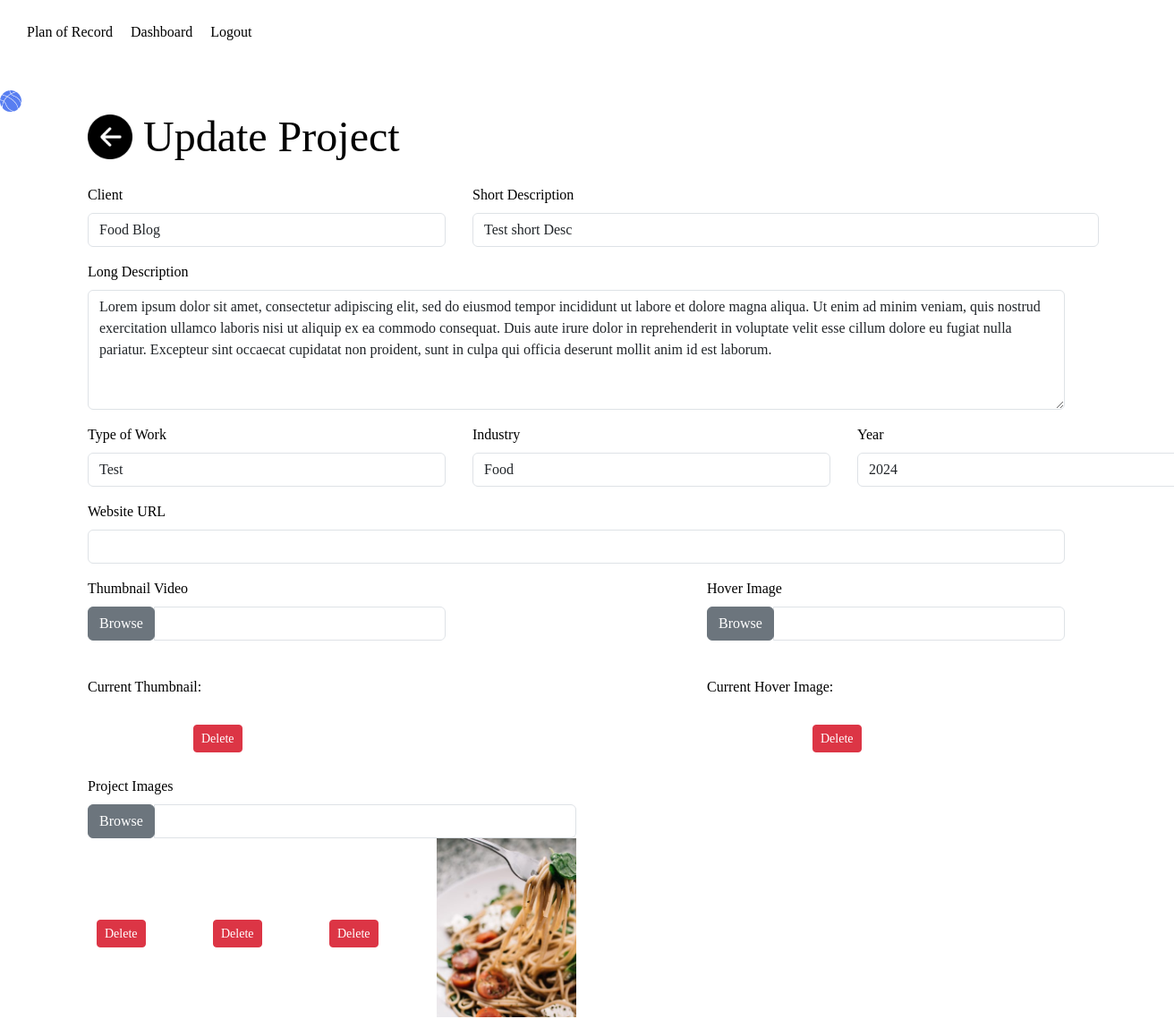
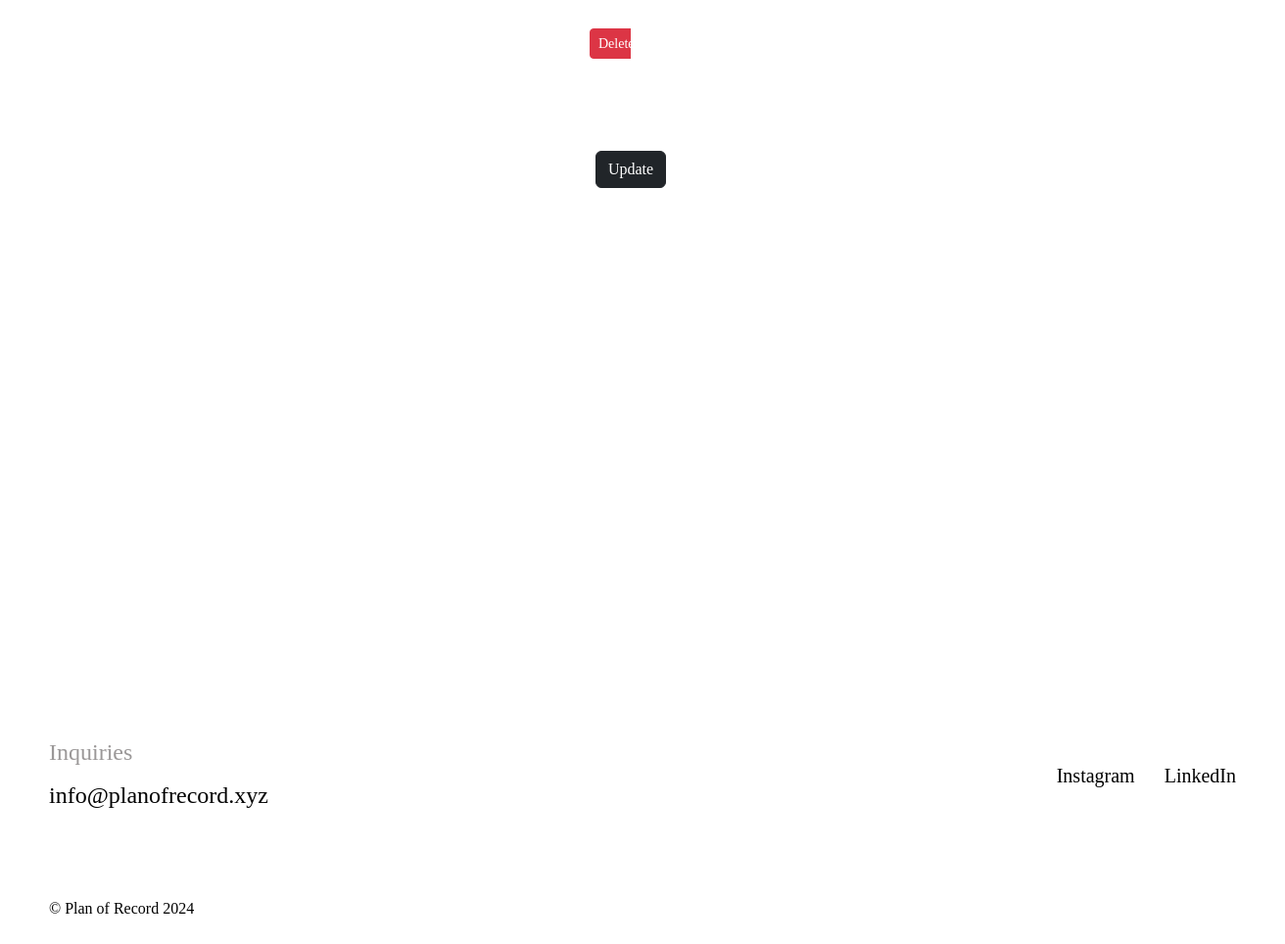
The app's page /admin/updateProject.php?project_id=39 (signed in) with its own data (2 pictures, top to bottom).
### tables this page shows
CREATE TABLE `projects` (
  `project_id` int(11) NOT NULL,
  `client` varchar(100) NOT NULL,
  `description_short` varchar(200) NOT NULL,
  `description_long` varchar(1000) NOT NULL,
  `type_of_work` varchar(200) NOT NULL,
  `industry` varchar(200) NOT NULL,
  `year` int(11) NOT NULL,
  `url` varchar(200) DEFAULT NULL,
  `addedtime` datetime NOT NULL DEFAULT CURRENT_TIMESTAMP,
  `descriptionBlock` varchar(1000) DEFAULT NULL
);

CREATE TABLE `images` (
  `image_id` int(11) NOT NULL,
  `project_id` int(11) NOT NULL,
  `image_url` varchar(200) NOT NULL,
  `type` varchar(100) NOT NULL,
  `alt_text` varchar(200) NOT NULL
);

### admin/updateProject.php (the view, shortened to what this page needs)
<?php
$project_id = $_GET['project_id'];
include ("../includes/connect.php");
$query = "SELECT * FROM projects WHERE project_id = '$project_id'";
$project = mysqli_query($connect, $query);
$result = $project->fetch_assoc();
$query_thumb ="SELECT * FROM images WHERE project_id = '$project_id' AND type='Thumbnail'";
$thumbnail1 = mysqli_query($connect, $query_thumb);
$thumbnail = $thumbnail1->fetch_assoc();
$query_hover ="SELECT * FROM images WHERE project_id = '$project_id' AND type='Hover_image'";
$hover1 = mysqli_query($connect, $query_hover);
$hover = $hover1->fetch_assoc();
$query_image ="SELECT * FROM images WHERE project_id = '$project_id' AND type='Project-image'";
$PImage = mysqli_query($connect, $query_image);
$projectImages = [];
while ($image = $PImage->fetch_assoc()) {
    $projectImages[] = $image;
}
?>
<!DOCTYPE html>
<html lang="en">
<head>
    <link rel="stylesheet" href="https://cdn.jsdelivr.net/npm/bootstrap@5.3.2/dist/css/bootstrap.min.css">
    <link rel="stylesheet" href="../css/style.css">
    <link rel="stylesheet" href="../css/projectstyle.css">
</head>
<?php
include ('../reusable/adminNav.php');
?>
<body>
<div class="basketball desktop-only"><img src="../assets/cursor.png" alt="" width="24px"></div>
    <div class="updateProject">
        <div class="container">
            <div class="row">
                <div class="col heading">
                    <a href="project.php?project_id=<?php echo $project_id; ?>"><img src="../icons/back.png" alt="back-button" width="50px"></a>
                    <h1 class="display-5 mt-4 mb-4">Update Project</h1>
                </div>
                <form action="../admin/Update.php" method="POST" enctype="multipart/form-data">
                    <div class="form-row">
                        <div class="mb-3">
                            <label for="client" class="form-label">Client</label>
                            <input style="width:400px;" type="text" class="form-control" id="client" name="client" value="<?php echo $result['client']; ?>" required>
                        </div>
                        <div class="mb-3">
                            <label for="description_short" class="form-label">Short Description</label>
                            <input style="width:700px;" type="text" class="form-control" id="description_short" name="description_short" value="<?php echo $result['description_short']; ?>" required>
                        </div>
                    </div>
                    <div class="mb-3">
                        <label for="description_long" class="form-label">Long Description</label>
                        <textarea type="text" class="form-control" id="description_long" name="description_long" rows="5" required><?php echo htmlspecialchars($result['description_long']); ?></textarea>
                    </div>
                    <div class="form-row">
                        <div class="mb-3">
                            <label for="type_of_work" class="form-label">Type of Work</label>
                            <input style="width:400px;" type="text" class="form-control" id="type_of_work" name="type_of_work" value="<?php echo $result['type_of_work']; ?>" required>
                        </div>
                        <div class="mb-3">
                            <label for="industry" class="form-label">Industry</label>
                            <input style="width:400px;" type="text" class="form-control" id="industry" name="industry" value="<?php echo $result['industry']; ?>" required>
                        </div>
                        <div class="mb-3">
                            <label for="year" class="form-label">Year</label>
                            <input style="width:400px;" type="text" class="form-control" id="year" name="year" value="<?php echo $result['year']; ?>" required>
                        </div>
                    </div>
                    <div class="mb-3">
                        <label for="url" class="form-label">Website URL</label>
                        <input type="text" class="form-control" id="url" name="url" value="<?php echo $result['url']; ?>">
                    </div>
                    <div class="form-row">
                        <div class="mb-3">
                            <label for="Thumbnail" class="form-label">Thumbnail Video</label>
                            <div class="thumbnail-container">
                                <div class="col-md-6">
                                    <div class="form-group">
                                        <div class="input-group" style="width:400px;">
                                            <span class="input-group-btn">
                                                <span class="btn btn-secondary btn-file">
                                                    Browse <input type="file" id="Thumbnail" name="Thumbnail" accept=".png, .jpg, .jpeg, .mp4">
                                                </span>
                                            </span>
                                            <input type="text" class="form-control" readonly>
                                        </div>
                                        <div class="currentImage">
                                            <?php if ($thumbnail): ?>
                                                Current Thumbnail:
                                                <video src="<?php echo "../uploads/" . $thumbnail['image_url']; ?>" width="100px" alt=""></video>
                                                <button type="button" class="btn btn-danger btn-sm del-btn" onclick="deleteImage(this, '<?php echo $thumbnail['image_id']; ?>', '<?php echo $thumbnail['image_url']; ?>')">Delete</button>
                                            <?php endif; ?>
                                        </div>
                                    </div>
                                </div>
                            </div>
                        </div>
                        <div class="mb-3">
                            <label for="Hover_image" class="form-label">Hover Image</label>
                            <div class="hover-container">
                                <div class="col-md-6">
                                    <div class="form-group">
                                        <div class="input-group" style="width:400px;">
                                            <span class="input-group-btn">
                                                <span class="btn btn-secondary btn-file">
                                                    Browse <input type="file" id="Hover_image" name="Hover_image" accept=".png, .jpg, .jpeg, .mp4">
                                                </span>
                                            </span>
                                            <input type="text" name="Hover_image" class="form-control" readonly>
                                        </div>
                                        <div class="currentImage">
                                            <?php if ($hover): ?>
                                                Current Hover Image:
                                                <video src="<?php echo "../uploads/" . $hover['image_url']; ?>" width="100px" alt=""></video>
                                                <button type="button" class="btn btn-danger btn-sm del-btn" onclick="deleteImage(this, '<?php echo $hover['image_id']; ?>', '<?php echo $hover['image_url']; ?>')">Delete</button>
                                            <?php endif; ?>
                                        </div>
                                    </div>
                                </div>
                            </div>
                        </div>
                    </div>
                    <div class="mb-5">
                        <label for="Project-image" class="form-label">Project Images</label>
                        <div class="project-container">
                            <div class="col-md-6">
                                <div class="form-group">
                                    <div class="input-group">
                                        <span class="input-group-btn">
                                            <span class="btn btn-secondary btn-file">
                                                Browse <input type="file" id="Project-image" name="Project-image[]" multiple accept=".png, .jpg, .jpeg, .mp4">
                                            </span>
                                        </span>
                                        <input type="text" class="form-control" name="Project-image" id="file-names" readonly>
                                    </div>
                                    <div class="currentImages" style="display:flex;gap:30px">
                                        <?php foreach ($projectImages as $projectImage): ?>
                                            <div class="currentImage">
                                                <img class="pImage" src="<?php echo "../uploads/" . $projectImage['image_url']; ?>" height="200px" alt="">
                                                <video src="<?php echo "../uploads/" . $projectImage['image_url']; ?>" width="100px" alt=""></video>
                                                <button type="button" class="btn btn-danger btn-sm del-btn" onclick="deleteImage(this, '<?php echo $projectImage['image_id']; ?>', '<?php echo $projectImage['image_url']; ?>')">Delete</button>
                                            </div>
                                        <?php endforeach; ?>
                                    </div>
                                </div>
                            </div>
                        </div>
                    </div>
                    <div class="mb-3 col text-center">
                        <button type="submit" class="btn btn-dark" name="update">Update</button>
                    </div>
                </form>
            </div>
        </div>
    </div>
    <div>
        <?php include('../reusable/footer.php');?>
    </div>
</body>
</html>

### css/style.css (style rules this page uses)
:root { --header-font: 'Supreme'; --main-font: 'NeueHaas55'; --regular-font-size: 16px; --regular-line-height: 21px; --menu-line-height: 12.8px; --footer-font-size: 14px; --footer-line-height: 14px; --main-font-size: 48px; --main-font-weight: 400; --main-line-height: 43px; --main-letter-spacing: -0.04em; --main-font-size-2: 38px; --main-font-weight-2: 450; --main-line-height-2: 34px; --main-letter-spacing-2: 0px; --header-font-size: 102px; --header-font-weight: 400; --header-line-height: 102px; --header-letter-spacing: -0.06em; --secondary-heading-font-size: 48px; --secondary-heading-line-height: 43.2px; --secondary-heading-letter-spacing: -2px; --tertiary-heading-font-size: 24px; --tertiary-heading-line-height: 28.8px; --tertiary-heading-letter-spacing: 0; --title-font-size: 216px; --title-line-height: 172.8px; --title-letter-spacing: -10.5px; --primary-font-color: #000000; --secondary-font-color: #9B9898; --link-hover: #587EF1; --background-color: #F5F5F5; }
* { margin: 0; padding: 0; box-sizing: border-box; }
body { font-family: var(--main-font); font-weight: 400; color: var(--primary-font-color); overflow-x: hidden; position: relative; max-width: 100%; }
.basketball { height: 32px; width: 32px; border-radius: 50%; transition: 0.2s cubic-bezier(0.39, 0.58, 0.57, 1); pointer-events: none; position: fixed; z-index: 100; }
a { text-decoration: none; font-family: var(--main-font); color: var(--primary-font-color); }
button { position: relative; overflow: hidden; border: 1px solid black; background-color: white; border-radius: 20px; padding: 10px 24px; color: black; font-family: var(--header-font); font-size: 16px; transition: color 0.2s ease; }
button::before { content: ''; position: absolute; top: 0; left: 0; width: 0; height: 100%; background-color: black; z-index: -1; transition: width 0.2s ease; }
.row { display: flex; flex-direction: row; width: 100%; justify-content: center; }

### css/projectstyle.css (style rules this page uses)
.form-row { display: flex; justify-content: space-between; gap: 30px; }
.btn-file { position: relative; overflow: hidden; }
.currentImages { display: flex; flex-direction: row; gap: 10px; overflow-x: scroll; }
.del-btn { margin: 10px; }

### admin/updateProject.php (style rules this page uses)
.heading { display: flex; align-items: center; gap: 12px; }
.currentImages { width: 100%; overflow-x: scroll; }
.updateProject { margin-top: 100px; margin-bottom: 300px; }

### records on screen
projects: client "Food Blog", description_short "Test short Desc", description_long "Lorem ipsum dolor sit amet, consectetur adipiscing elit, sed do eiusmod tempor incididunt ut labore et dolore magna aliqua. Ut enim ad minim veniam, quis nostrud exercitation ullamco laboris nisi ut aliquip ex ea commodo consequat. Duis aute irure dolor in reprehenderit in voluptate velit esse cillum dolore eu fugiat nulla pariatur. Excepteur sint occaecat cupidatat non proident, sunt in culpa qui officia deserunt mollit anim id est laborum.", type_of_work "Test", industry "Food", year "2024"
images: image_url (picture)
